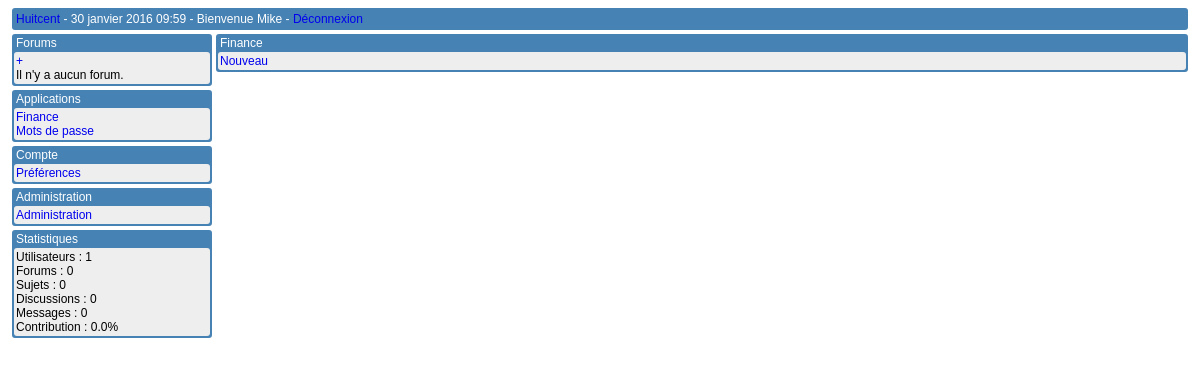
Before: /finance/ (signed in) with the older database file.
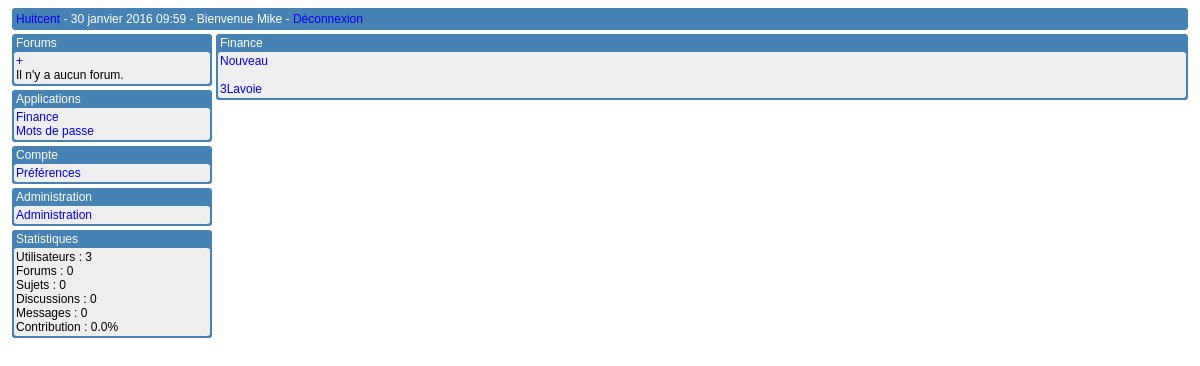
After: the same page with the newer database file.
### finance/models.py (models this page shows, shortened)
class Group(models.Model):
    name = models.CharField(max_length=40)
    users = models.ManyToManyField(User)

### finance/views.py (the view)
@login_required()
def index(request):
    base_groups = Group.objects.all().order_by('name')
    groups = []
    for group in base_groups:
        members = User.objects.filter(group__exact=group).order_by('username')
        debts = []
        membership = is_member(request.user, group)
        if membership:
            for member in members:
                if not member == request.user:
                    debts.append((member,))
        groups.append((group, debts, membership))
    return render(request, template='finance/index.html', args={
        'groups': groups,
        })

### finance/views.py (called while the page is built)
def is_member(user, group):
    try:
        User.objects.filter(username__exact=user.username).get(group__exact=group)
        return True
    except ObjectDoesNotExist:
        return False

### forum/functions.py (called while the page is built)
def get_hidden_threads():
    delay = (datetime.now()-timedelta(365))
    return Thread.objects.filter(sticky__exact=False).filter(archived__exact=True).filter(date__lte=delay).count()

def get_forum_list(request):
    base_forum_list = Forum.objects.only('name').order_by('name')
    right_list = Right.objects.only('user', 'forum', 'access').filter(user__exact=request.user.id)
    forum_list = []
    for forum in base_forum_list:
        access = False
        for right in right_list:
            if (forum == right.forum) and (right.access == True):
                access = True
        forum_list.append((forum, access))
    return forum_list

def get_pending_subscriptions():
    return Right.objects.filter(pending__exact=True).count()

### huitcent/templates/finance/index.html
{% extends "base.html" %}
{% block content %}
 <div class="menu">
  <div class="menu_head">Finance</div>
  <div class="menu_items">
   <a href="/finance/new/">Nouveau</a>
   {% if groups %}
    <br /><br />
    {% for group in groups %}
     {% if group.2 %}
      <a href="/finance/{{ group.0.id }}/">{{ group.0.name }}</a>
     {% else %}
      {{ group.0.name }}
     {% endif %}
     <br />
    {% endfor %}
   {% endif %}
  </div>
 </div>
{% endblock %}

### huitcent/templates/base.html (shortened to what this page needs)
{% load staticfiles %}
<!DOCTYPE html PUBLIC "-//W3C//DTD XHTML 1.0 Transitional//EN" "http://www.w3.org/TR/xhtml1/DTD/xhtml1-transitional.dtd">
<html>
 <head>
  <link rel="stylesheet" type="text/css" href="{% static "forum/base.css" %}" />
 </head>
 <body>
  <div id="container">
   <div id="container-head"><a href="/forum">Huitcent</a> - {% now "j F Y H:i" %} - Bienvenue {{ user.username }} - <a href="/logout/">Déconnexion</a></div>
   <div id="container-left">
    <div class="menu">
     <div class="menu_head">
      Forums
     </div>
     <div class="menu_items">
      <a href="/forum/new">+</a><br />
      {% for forum in forum_list %}
       {% if forum.1 %}
        <a href="/forum/{{ forum.0.id }}">{{ forum.0.name }}</a>
       {% else %}
       {{ forum.0.name }} [<a href="/forum/{{ forum.0.id }}/subscribe">+</a>]
       {% endif %}
       <br />
      {% empty %}
       Il n'y a aucun forum.
      {% endfor %}
     </div>
    </div>
    <div class="menu">
     <div class="menu_head">
      Applications
     </div>
     <div class="menu_items">
      <a href="/finance/">Finance</a><br />
      <a href="/passwords/">Mots de passe</a>
     </div>
    </div>
    <div class="menu">
     <div class="menu_head">
      Compte
     </div>
     <div class="menu_items">
      <a href="/forum/edit_preferences/">Préférences</a>
     </div>
    </div>
    {% if user.is_staff %}
     <div class="menu" id="admin_menu">
      <div class="menu_head">
       Administration
      </div>
      <div class="menu_items" id="admin_list">
       <a href="/admin">Administration</a>
      </div>
     </div>
    {% endif %}
    <div class="menu">
     <div class="menu_head">
      Statistiques
     </div>
     <div class="menu_items">
      Utilisateurs : {{ user_count }}<br />
      Forums : {{ forum_count }}<br />
      Sujets : {{ topic_count }}<br />
      Discussions : {{ thread_count }}<br />
      Messages : {{ post_count }}<br />
      Contribution : {{ contribution }}%
     </div>
    </div>
   </div>
   <div id="container-right">
    {% block content %}{% endblock %}
   </div>
  </div>
 </body>
</html>

### forum/static/forum/base.css (style rules this page uses)
#container-head { background-color: steelblue; clear: both; color: white; margin: 4px; padding: 4px; }
#container-left { float: left; margin-left: 4px; width: 200px; }
#container-right { margin-left: 208px; margin-right: 4px; }
.menu { background-color: steelblue; border: 2px solid steelblue; margin-bottom: 4px; }
.menu_head { color: white; padding-bottom: 2px; padding-left: 2px; padding-right: 2px; }
.menu_items { background-color: #EEEEEE; color: black; overflow: auto; padding: 2px; }
a { text-decoration: none; }
body { background-color: white; }
div { border-radius: 3px; }

Changed rows visible on the page:
added Group: name "3Lavoie"
Other visible differences:
{{ user_count }}: "1" → "3"
